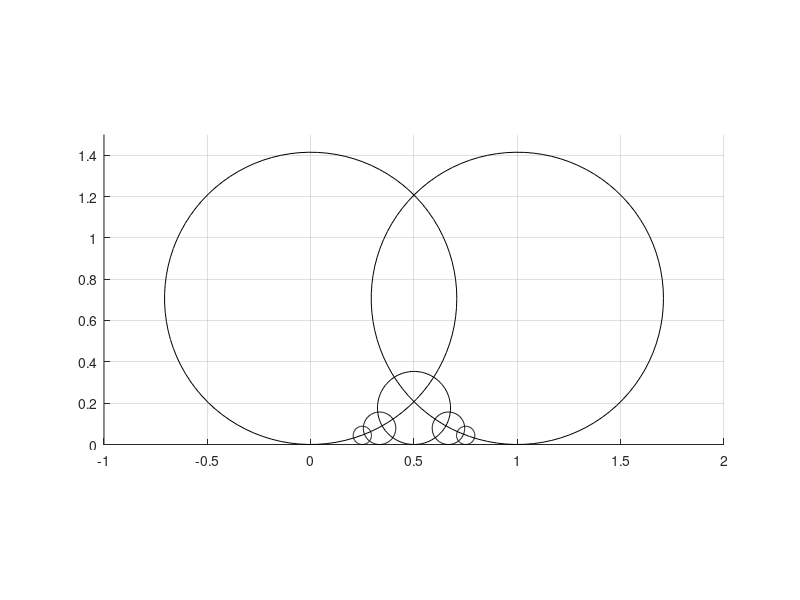

Reproduce this figure in MATLAB.
% Program narise posplosene Fordove kroge:
% ulomku p/q ustreza krog z dotikaliscem v p/q
% in polmerom 1/(2hq^2)

h = sqrt(2)/2;
% h = 1; običajni Fordovi krogi

t = linspace(0,2*pi,100);

% C(0/1)
x_1 = (1/(2*h))*cos(t);
y_1 = 1/(2*h) + (1/(2*h))*sin(t);

% C(1,1)
x_2 = 1 + (1/(2*h))*cos(t);
y_2 = 1/(2*h) + (1/(2*h))*sin(t);

% C(1,2)
x_3 = 1/2 + (1/(8*h))*cos(t);
y_3 = 1/(8*h) + (1/(8*h))*sin(t);

% C(1,3)
x_4 = 1/3 + (1/(18*h))*cos(t);
y_4 = 1/(18*h) + (1/(18*h))*sin(t);

% C(2,3)
x_5 = 2/3 + (1/(18*h))*cos(t);
y_5 = 1/(18*h) + (1/(18*h))*sin(t);

% C(1,4)
x_6 = 1/4 + (1/(32*h))*cos(t);
y_6 = 1/(32*h) + (1/(32*h))*sin(t);

% C(3,4)
x_7 = 3/4 + (1/(32*h))*cos(t);
y_7 = 1/(32*h) + (1/(32*h))*sin(t);

hold on
axis equal
axis([-1,2,0,1.5]);
grid on
plot(x_1,y_1,'color', 'k') %k
plot(x_2,y_2,'color', 'k')
plot(x_3,y_3,'color', 'k') %b
plot(x_4,y_4,'color', 'k') %r
plot(x_5,y_5,'color', 'k')
plot(x_6,y_6,'color', 'k') %g
plot(x_7,y_7,'color', 'k')

hold off